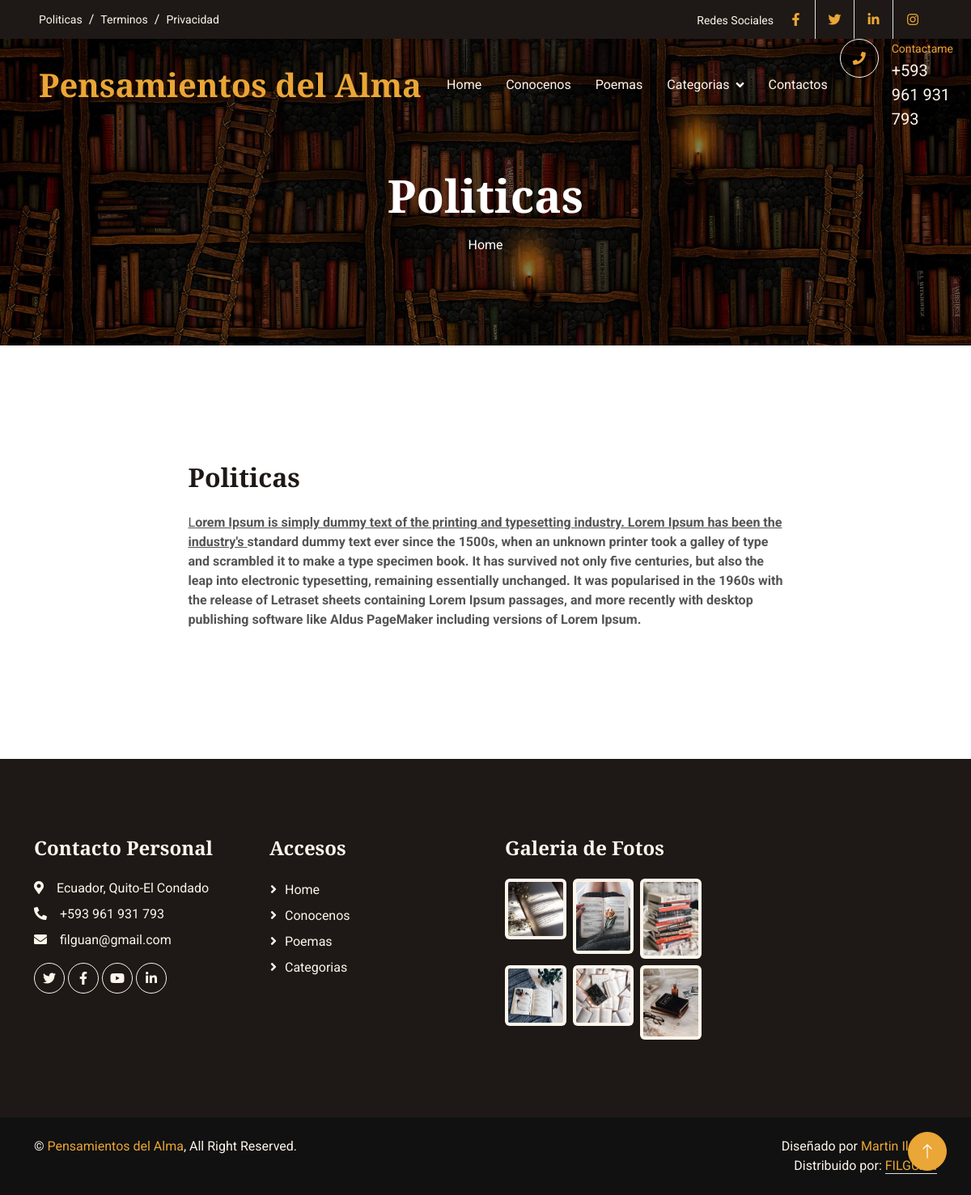
/policies/1/, run on the app's committed database.
### pages/models.py (models this page shows, shortened)
class Page(models.Model):
    title=models.CharField(max_length=100, verbose_name="Titulo")
    content=RichTextField(verbose_name="Contenido")
    created=models.DateTimeField(auto_now_add=True, verbose_name="Fecha de Creación")
    updated=models.DateTimeField(auto_now=True, verbose_name="Fecha de Edición")
    class Meta:
        verbose_name="Page"
        verbose_name_plural="Pages"

### pages/views.py (the view)
# urls.py: path('<int:page_id>/', views.policies, name='policies'),
def policies(request, page_id):
    page=get_object_or_404(Page, id=page_id)
    return render(request, 'pages/policies.html', {'page':page})

### pages/templatetags/pages_extras.py (called while the page is built)
@register.simple_tag
def get_pages():
    pages=Page.objects.all()
    return pages

### social/processors.py (called while the page is built)
def ctx_dict(request):
    dict_urls={}
    urls=Social.objects.all()
    for url in urls:
        dict_urls[url.key]=url.url
    return dict_urls

### pages/templates/pages/policies.html (shortened to what this page needs)
{% extends "core/base.html" %}{{clasi}}
{% load static %}
{% block TitleHeader %}
<h1 class="display-4 text-white animated slideInDown mb-3">{{page.title}}</h1>
{% endblock  %}
{% block content %}
<section class="page-section about-heading">
  <div class="container">
    <div class="about-heading-content mbtm">
      <div class="row">
        <div class="col-xl-9 col-lg-10 mx-auto">
          <div class="bg-faded rounded p-5 forced">
            <h2 class="section-heading mb-4">
              <span class="section-heading-lower">{{page.title}}</span>
            </h2>
            <div class="section-content">
              <span class="section-heading-lower">{{page.content|safe}}{% if user.is_authenticated %}<p><a href="{% url 'admin:pages_page_change' page.id %}">Editar</a></p>{% endif %}</span>
          </div>
        </div>
      </div>
    </div>
  </div>
</section>
{% endblock  %}

### core/templates/core/base.html (shortened to what this page needs)
<!DOCTYPE html>
<html lang="es">
<head>
    {% load static %}
    <link href="https://cdnjs.cloudflare.com/ajax/libs/font-awesome/5.10.0/css/all.min.css" rel="stylesheet">
    <link href="https://cdn.jsdelivr.net/npm/bootstrap-icons@1.4.1/font/bootstrap-icons.css" rel="stylesheet">
    <link href="{% static 'core/lib/animate/animate.min.css' %} " rel="stylesheet">
    <link href="{% static 'core/lib/owlcarousel/assets/owl.carousel.min.css' %}" rel="stylesheet">
    <link href="{% static 'core/css/bootstrap.min.css' %}" rel="stylesheet">
    <link href="{% static 'core/css/style.css' %}" rel="stylesheet">
</head>
<body>
    <div class="container-fluid top-bar bg-dark text-light px-0 wow fadeIn" data-wow-delay="0.1s">
        <div class="row gx-0 align-items-center d-none d-lg-flex">
            <div class="col-lg-6 px-5 text-start">
                <ol class="breadcrumb mb-0">
                    {% load pages_extras %}
                    {% get_pages as pages %}
                    {% for page in pages %}
                    <li class="breadcrumb-item"><a class="small text-light" href="{% url 'policies' page.id %}">{{page.title}}</a></li>
                    {% endfor %}
                </ol>
            </div>
            <div class="col-lg-6 px-5 text-end">
                <small>Redes Sociales</small>
                <div class="h-100 d-inline-flex align-items-center">
                    {% if URL_FACEBOOK != null %}
                    <a class="btn-lg-square text-primary border-end rounded-0" href="{{URL_FACEBOOK}}"><i class="fab fa-facebook-f"></i></a>
                    {% endif %}
                    {% if URL_TWITTER != null %}
                    <a class="btn-lg-square text-primary border-end rounded-0" href="{{URL_TWITTER}}"><i class="fab fa-twitter"></i></a>
                    {% endif %}
                    {% if URL_LINKEDLN != null %}
                    <a class="btn-lg-square text-primary border-end rounded-0" href="{{URL_LINKEDLN}}"><i class="fab fa-linkedin-in"></i></a>
                    {% endif %}
                    {% if URL_LINKEDLN != null %}
                    <a class="btn-lg-square text-primary pe-0" href="{{URL_INSTAGRAM}}"><i class="fab fa-instagram"></i></a>
                    {% endif %}
                </div>
            </div>
        </div>
    </div>
    <nav class="navbar navbar-expand-lg navbar-dark fixed-top py-lg-0 px-lg-5 wow fadeIn" data-wow-delay="0.1s">
        <a href="index.html" class="navbar-brand ms-4 ms-lg-0">
            <h1 class="text-primary m-0">Pensamientos del Alma</h1>
        </a>
        <div class="collapse navbar-collapse" id="navbarCollapse">
            <div class="navbar-nav mx-auto p-4 p-lg-0">
                <a href="{% url 'home' %}" class="nav-item nav-link">Home</a>
                <a href="{% url 'about' %}" class="nav-item nav-link ">Conocenos</a>
                <a href="{% url 'poemas' %}" class="nav-item nav-link">Poemas</a>
                <div class="nav-item dropdown">
                    <a href="{% url 'categorias' %}" class="nav-link dropdown-toggle" data-bs-toggle="">Categorias</a>
                </div>
                <a href="{% url 'contact' %}" class="nav-item nav-link">Contactos</a>
            </div>
            <div class=" d-none d-lg-flex">
                <div class="flex-shrink-0 btn-lg-square border border-light rounded-circle">
                    <i class="fa fa-phone text-primary"></i>
                </div>
                <div class="ps-3">
                    <small class="text-primary mb-0">Contactame</small>
                    <p class="text-light fs-5 mb-0">+593 961 931 793</p>
                </div>
            </div>
        </div>
    </nav>
    <div class="container-fluid page-header py-6 wow fadeIn" data-wow-delay="0.1s">
        <div class="container text-center pt-5 pb-3">
            <h1 class="display-4 text-white animated slideInDown mb-3">{% block TitleHeader %}{% endblock  %}</h1>
            <nav aria-label="breadcrumb animated slideInDown">
                <ol class="breadcrumb justify-content-center mb-0">
                    <li class="breadcrumb-item"><a class="text-white" href="{% url 'home' %}">Home</a></li>
                </ol>
            </nav>
        </div>
    </div>
    {% block content %}{% endblock  %}
    <div class="container-fluid bg-dark text-light footer my-6 mb-0 py-5 wow fadeIn" data-wow-delay="0.1s">
        <div class="container py-5">
            <div class="row g-5">
                <div class="col-lg-3 col-md-6">
                    <h4 class="text-light mb-4">Contacto Personal</h4>
                    <p class="mb-2"><i class="fa fa-map-marker-alt me-3"></i>Ecuador, Quito-El Condado</p>
                    <p class="mb-2"><i class="fa fa-phone-alt me-3"></i>+593 961 931 793</p>
                    <p class="mb-2"><i class="fa fa-envelope me-3"></i>filguan@gmail.com</p>
                    <div class="d-flex pt-2">
                        <a class="btn btn-square btn-outline-light rounded-circle me-1" href="https://twitter.com/?lang=es"><i class="fab fa-twitter"></i></a>
                        <a class="btn btn-square btn-outline-light rounded-circle me-1" href="https://www.facebook.com/?locale=es_LA"><i class="fab fa-facebook-f"></i></a>
                        <a class="btn btn-square btn-outline-light rounded-circle me-1" href="https://www.youtube.com/"><i class="fab fa-youtube"></i></a>
                        <a class="btn btn-square btn-outline-light rounded-circle me-0" href="https://ec.linkedin.com/"><i class="fab fa-linkedin-in"></i></a>
                    </div>
                </div>
                <div class="col-lg-3 col-md-6">
                    <h4 class="text-light mb-4">Accesos</h4>
                    <a href="{% url 'home' %}" class="btn btn-link" >Home</a>
                    <a href="{% url 'about' %}" class="btn btn-link">Conocenos</a>
                    <a href="{% url 'poemas' %}" class="btn btn-link">Poemas</a>
                    <a href="{% url 'categorias' %}" class="btn btn-link">Categorias</a>
                </div>
                <div class="col-lg-3 col-md-6">
                    <h4 class="text-light mb-4">Galeria de Fotos</h4>
                    <div class="row g-2">
                        <div class="col-4">
                            <img class="img-fluid bg-light rounded p-1" src="{% static 'core/img/libro1.jpg' %}" alt="Image">
                        </div>
                        <div class="col-4">
                            <img class="img-fluid bg-light rounded p-1" src="{% static 'core/img/libro2.jpg' %}" alt="Image">
                        </div>
                        <div class="col-4">
                            <img class="img-fluid bg-light rounded p-1" src="{% static 'core/img/libro3.jpg' %}" alt="Image">
                        </div>
                        <div class="col-4">
                            <img class="img-fluid bg-light rounded p-1" src="{% static 'core/img/libro4.jpg' %}" alt="Image">
                        </div>
                        <div class="col-4">
                            <img class="img-fluid bg-light rounded p-1" src="{% static 'core/img/libro5.jpg' %}" alt="Image">
                        </div>
                        <div class="col-4">
                            <img class="img-fluid bg-light rounded p-1" src="{% static 'core/img/libro6.jpg' %}" alt="Image">
                        </div>
                    </div>
                </div>
            </div>
        </div>
    </div>
    <div class="container-fluid copyright text-light py-4 wow fadeIn" data-wow-delay="0.1s">
        <div class="container">
            <div class="row">
                <div class="col-md-6 text-center text-md-start mb-3 mb-md-0">
                    &copy; <a href="#">Pensamientos del Alma</a>, All Right Reserved.
                </div>
                <div class="col-md-6 text-center text-md-end">
                    Diseñado por <a href="https://htmlcodex.com">Martin Ilguán</a>
                    <br>Distribuido por: <a class="border-bottom" href="https://themewagon.com" target="_blank">FILGUAN</a>
                </div>
            </div>
        </div>
    </div>
    <a href="#" class="btn btn-lg btn-primary btn-lg-square rounded-circle back-to-top"><i class="bi bi-arrow-up"></i></a>
</body>
</html>

### core/static/core/css/style.css (style rules this page uses)
:root { --primary: #EAA636; --secondary: #545454; --light: #FDF5EB; --dark: #1E1916; }
h4, h5, h6, .h4, .h5, .h6 { font-weight: 600 !important; }
.py-6 { padding-top: 6rem; padding-bottom: 6rem; }
.my-6 { margin-top: 6rem; margin-bottom: 6rem; }
.back-to-top { position: fixed; display: none; right: 30px; bottom: 30px; z-index: 99; }
.btn { font-weight: 500; transition: .5s; }
.btn.btn-primary { color: #FFFFFF; }
.btn-square { width: 38px; height: 38px; }
.btn-lg-square { width: 48px; height: 48px; }
.btn-square, .btn-sm-square, .btn-lg-square { padding: 0; display: flex; align-items: center; justify-content: center; font-weight: normal; }
.navbar .dropdown-toggle::after { border: none; content: "\f107"; font-family: "Font Awesome 5 Free"; font-weight: 900; vertical-align: middle; margin-left: 8px; }
.navbar .navbar-nav .nav-link { padding: 35px 15px; color: var(--light); outline: none; }
.navbar.fixed-top { transition: .5s; }
.page-header { margin-bottom: 6rem; background: linear-gradient(rgba(0, 0, 0, .5), rgba(0, 0, 0, .5)), url(../img/portada.jpg) center center no-repeat; background-size: cover; }
.breadcrumb-item+.breadcrumb-item::before { color: var(--light); }
.footer .btn.btn-link { display: block; margin-bottom: 5px; padding: 0; text-align: left; color: var(--light); font-weight: normal; text-transform: capitalize; transition: .3s; }
.footer .btn.btn-link::before { position: relative; content: "\f105"; font-family: "Font Awesome 5 Free"; font-weight: 900; color: var(--light); margin-right: 10px; }
.copyright { background: #111111; }
.copyright a { color: var(--primary); }

### data on the page
Page: title "Politicas", content "L orem Ipsum is simply dummy text of the printing and typesetting industry. Lorem Ipsum has been the industry's standard dummy text ever since the 1500s, when an unknown printer took a galley of type and scrambled it to make a type specimen book. It has survived not only five centuries, but also the leap into electronic typesetting, remaining essentially unchanged. It was popularised in the 1960s with the release of Letraset sheets containing Lorem Ipsum passages, and more recently with desktop publishing software like Aldus PageMaker including versions of Lorem Ipsum."
Page: title "Terminos"
Page: title "Privacidad"
